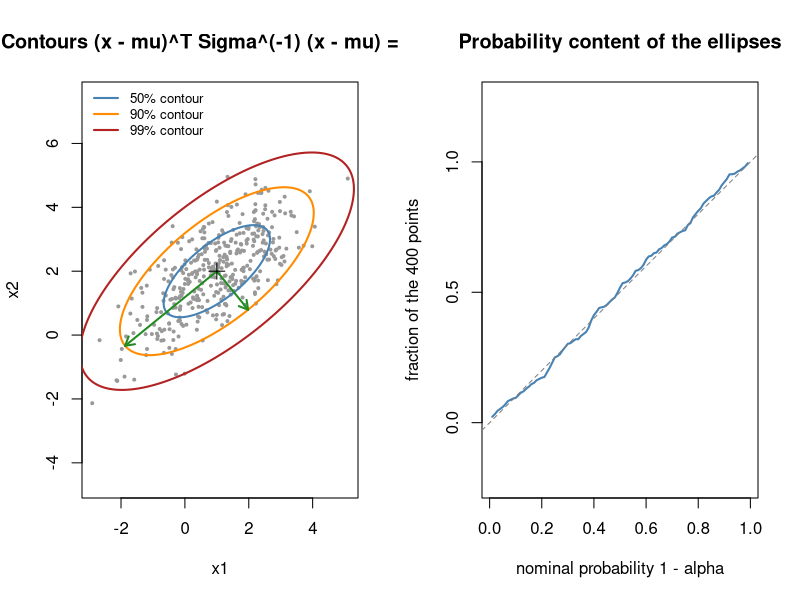

Generate this figure with R:
# Contours of a bivariate normal density with their principal axes, and the chi-square coverage of the ellipses.
library(MASS)

set.seed(0)
mu <- c(1.0, 2.0)
Sigma <- matrix(c(2.0, 1.2, 1.2, 1.5), 2, 2)
X <- mvrnorm(400, mu, Sigma)
e <- eigen(Sigma, symmetric = TRUE)
lam <- e$values
P <- e$vectors
tt <- seq(0, 2 * pi, length.out = 400)
circle <- rbind(cos(tt), sin(tt))

par(mfrow = c(1, 2))
plot(X, pch = 19, cex = 0.4, col = "gray60", asp = 1, xlab = "x1", ylab = "x2",
     main = "Contours (x - mu)^T Sigma^(-1) (x - mu) = c^2")
levels <- c(0.5, 0.9, 0.99)
cols <- c("steelblue", "darkorange", "firebrick")
for (i in seq_along(levels)) {
  c0 <- sqrt(qchisq(levels[i], df = 2))
  ell <- mu + P %*% diag(c0 * sqrt(lam)) %*% circle
  lines(ell[1, ], ell[2, ], col = cols[i], lwd = 2)
}
c0 <- sqrt(qchisq(0.9, df = 2))
for (k in 1:2) {
  v <- c0 * sqrt(lam[k]) * P[, k]
  arrows(mu[1], mu[2], mu[1] + v[1], mu[2] + v[2], col = "forestgreen", lwd = 2, length = 0.1)
}
points(mu[1], mu[2], pch = 3, cex = 1.5)
legend("topleft", bty = "n", cex = 0.8, legend = paste0(levels * 100, "% contour"),
       col = cols, lwd = 2)

# Fraction of the sample inside each ellipse versus its nominal probability.
d2 <- mahalanobis(X, center = mu, cov = Sigma)
nominal <- seq(0.01, 0.99, by = 0.01)
frac <- sapply(nominal, function(a) mean(d2 <= qchisq(a, df = 2)))
plot(nominal, frac, type = "l", lwd = 2, col = "steelblue", asp = 1,
     xlab = "nominal probability 1 - alpha", ylab = "fraction of the 400 points",
     main = "Probability content of the ellipses")
abline(0, 1, lty = 2, col = "gray50")
